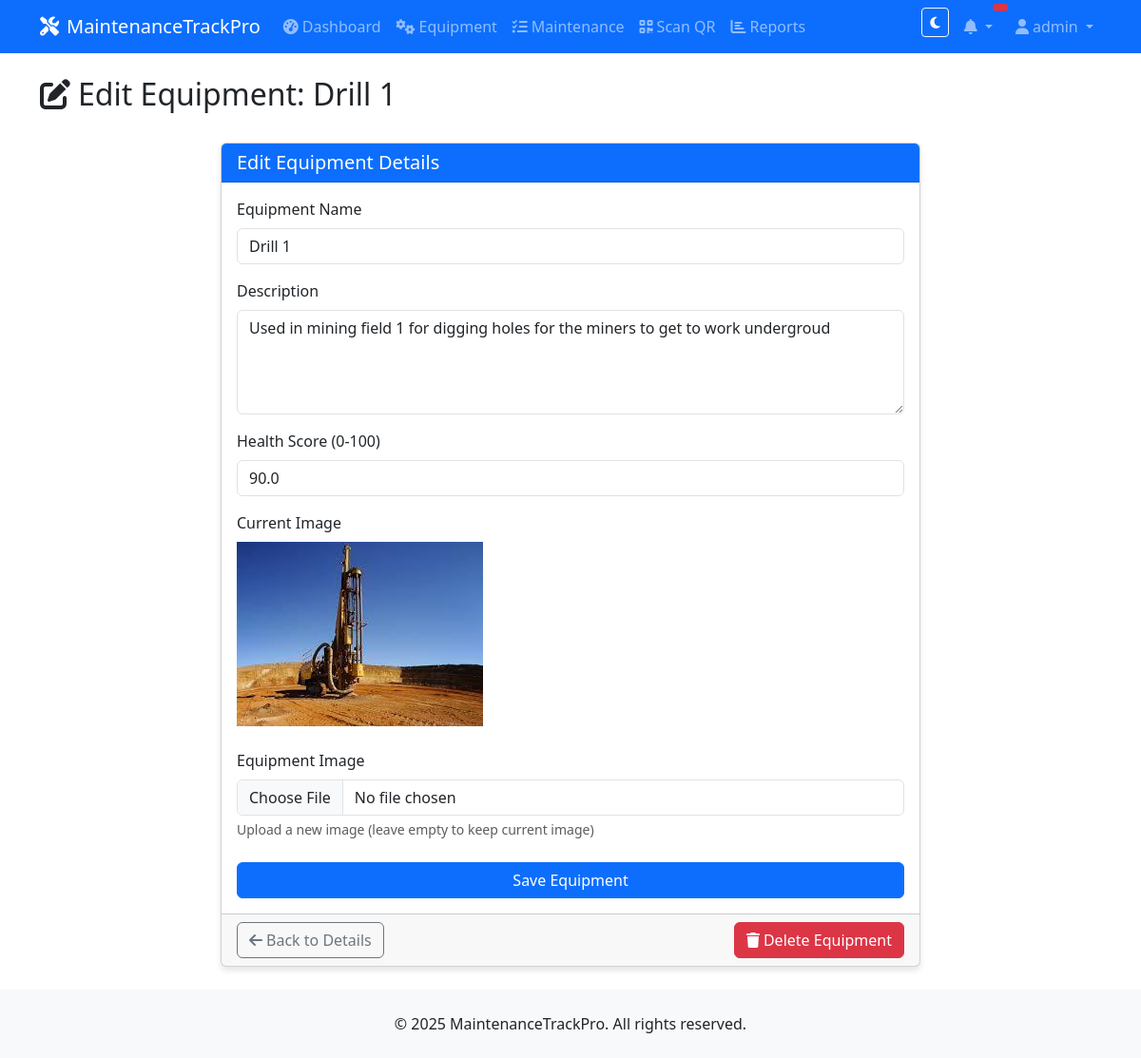
Screenshot of /equipment/edit/1 (signed in) with the database file from the repository.
### app/models/user.py (models this page shows, shortened)
class User(UserMixin, db.Model):
    __tablename__ = 'users'
    id = db.Column(db.Integer, primary_key=True)
    username = db.Column(db.String(64), index=True, unique=True, nullable=False)
    email = db.Column(db.String(120), index=True, unique=True, nullable=False)
    password_hash = db.Column(db.String(128), nullable=False)
    role = db.Column(db.String(20), nullable=False, default='engineer')  # 'boss', 'admin', 'engineer'
    created_at = db.Column(db.DateTime, default=datetime.utcnow)
    updated_at = db.Column(db.DateTime, default=datetime.utcnow, onupdate=datetime.utcnow)
    equipment = db.relationship('Equipment', backref='user', lazy='dynamic')
    maintenance_tasks = db.relationship('Maintenance', backref='user', lazy='dynamic')
    notifications = db.relationship('Notification', backref='user', lazy='dynamic')
    def is_boss(self):
        return self.role == 'boss'
    def is_admin(self):
        return self.role == 'admin'

### app/models/equipment.py (models this page shows, shortened)
class Equipment(db.Model):
    __tablename__ = 'equipment'
    id = db.Column(db.Integer, primary_key=True)
    name = db.Column(db.String(100), nullable=False)
    description = db.Column(db.Text)
    image_path = db.Column(db.String(255))
    qr_code_path = db.Column(db.String(255))
    health_score = db.Column(db.Float, default=lambda: random.uniform(60, 100))
    created_at = db.Column(db.DateTime, default=datetime.utcnow)
    user_id = db.Column(db.Integer, db.ForeignKey('users.id'))
    maintenance_logs = db.relationship('Maintenance', backref='equipment', lazy='dynamic')
    added_by = db.relationship('User', foreign_keys=[user_id], backref=db.backref('added_equipment', lazy='dynamic'))

### app/routes/equipment.py (the view)
@equipment_bp.route('/edit/<int:id>', methods=['GET', 'POST'])
@login_required
def edit(id):
    equipment = Equipment.query.get_or_404(id)
    form = EquipmentForm()
    if form.validate_on_submit():
        equipment.name = form.name.data
        equipment.description = form.description.data
        if form.image.data:
            equipment.image_path = save_equipment_image(form.image.data)
        if form.health_score.data:
            equipment.health_score = form.health_score.data
        db.session.commit()
        flash('Equipment updated successfully!', 'success')
        return redirect(url_for('equipment.view', id=equipment.id))
    elif request.method == 'GET':
        form.name.data = equipment.name
        form.description.data = equipment.description
        form.health_score.data = equipment.health_score
    return render_template('equipment/edit.html', title='Edit Equipment', form=form, equipment=equipment)

### app/forms/equipment_forms.py
class EquipmentForm(FlaskForm):
    name = StringField('Equipment Name', validators=[DataRequired(), Length(min=2, max=100)])
    description = TextAreaField('Description', validators=[Optional(), Length(max=500)])
    image = FileField('Equipment Image', validators=[
        Optional(),
        FileAllowed(['jpg', 'png', 'jpeg'], 'Images only (jpg, png, jpeg)')
    ])
    health_score = FloatField('Health Score (0-100)', validators=[
        Optional(),
        NumberRange(min=0, max=100, message='Health score must be between 0 and 100')
    ])
    submit = SubmitField('Save Equipment')

### app/models/user.py (called while the page is built)
@login_manager.user_loader
def load_user(id):
    return User.query.get(int(id))

### app/templates/equipment/edit.html (shortened to what this page needs)
{% extends 'base.html' %}
{% block content %}
<div class="row mb-4">
    <div class="col-12">
        <h2><i class="fas fa-edit me-2"></i>Edit Equipment: {{ equipment.name }}</h2>
    </div>
</div>
<div class="row">
    <div class="col-md-8 mx-auto">
        <div class="card">
            <div class="card-header bg-primary text-white">
                <h5 class="mb-0">Edit Equipment Details</h5>
            </div>
            <div class="card-body">
                <form method="POST" action="{{ url_for('equipment.edit', id=equipment.id) }}" enctype="multipart/form-data">
                    <div class="mb-3">
                        {{ form.name.label(class="form-label") }}
                        {% if form.name.errors %}
                            {{ form.name(class="form-control is-invalid") }}
                            <div class="invalid-feedback">
                                {% for error in form.name.errors %}
                                    {{ error }}
                                {% endfor %}
                            </div>
                        {% else %}
                            {{ form.name(class="form-control") }}
                        {% endif %}
                    </div>
                    <div class="mb-3">
                        {{ form.description.label(class="form-label") }}
                        {% if form.description.errors %}
                            {{ form.description(class="form-control is-invalid", rows=4) }}
                            <div class="invalid-feedback">
                                {% for error in form.description.errors %}
                                    {{ error }}
                                {% endfor %}
                            </div>
                        {% else %}
                            {{ form.description(class="form-control", rows=4) }}
                        {% endif %}
                    </div>
                    <div class="mb-3">
                        {{ form.health_score.label(class="form-label") }}
                        {% if form.health_score.errors %}
                            {{ form.health_score(class="form-control is-invalid") }}
                            <div class="invalid-feedback">
                                {% for error in form.health_score.errors %}
                                    {{ error }}
                                {% endfor %}
                            </div>
                        {% else %}
                            {{ form.health_score(class="form-control") }}
                        {% endif %}
                    </div>
                    {% if equipment.image_path %}
                        <div class="mb-3">
                            <label class="form-label">Current Image</label>
                            <div>
                                <img src="{{ url_for('static', filename=equipment.image_path) }}" alt="{{ equipment.name }}" class="img-fluid mb-2" style="max-height: 200px;">
                            </div>
                        </div>
                    {% endif %}
                    <div class="mb-3">
                        {{ form.image.label(class="form-label") }}
                        {{ form.image(class="form-control") }}
                        <div class="form-text">Upload a new image (leave empty to keep current image)</div>
                    </div>
                    <div class="d-grid mt-4">
                        {{ form.submit(class="btn btn-primary") }}
                    </div>
                </form>
            </div>
            <div class="card-footer d-flex justify-content-between">
                <a href="{{ url_for('equipment.view', id=equipment.id) }}" class="btn btn-outline-secondary">
                    <i class="fas fa-arrow-left me-1"></i>Back to Details
                </a>
                {% if current_user.is_admin() or current_user.is_boss() %}
                    <a href="{{ url_for('equipment.delete', id=equipment.id) }}" class="btn btn-danger" onclick="return confirm('Are you sure you want to delete this equipment? This action cannot be undone.');">
                        <i class="fas fa-trash me-1"></i>Delete Equipment
                    </a>
                {% endif %}
            </div>
        </div>
    </div>
</div>
{% endblock %}

### app/templates/base.html (shortened to what this page needs)
<!DOCTYPE html>
<html lang="en" data-bs-theme="light">
<head>
    <link href="https://cdn.jsdelivr.net/npm/bootstrap@5.3.0/dist/css/bootstrap.min.css" rel="stylesheet">
    <link rel="stylesheet" href="https://cdnjs.cloudflare.com/ajax/libs/font-awesome/6.4.0/css/all.min.css">
    <link rel="stylesheet" href="https://cdnjs.cloudflare.com/ajax/libs/animate.css/4.1.1/animate.min.css">
    <link rel="stylesheet" href="{{ url_for('static', filename='css/style.css') }}">
    <link rel="stylesheet" href="{{ url_for('static', filename='css/animations.css') }}">
    <link rel="stylesheet" href="{{ url_for('static', filename='css/dark-mode.css') }}">
</head>
<body class="page-enter page-enter-active">
    <nav class="navbar navbar-expand-lg navbar-dark bg-primary">
        <div class="container">
            <a class="navbar-brand" href="{{ url_for('dashboard.index') }}">
                <i class="fas fa-tools me-2"></i>MaintenanceTrackPro
            </a>
            <div class="collapse navbar-collapse" id="navbarNav">
                <ul class="navbar-nav me-auto">
                    {% if current_user.is_authenticated %}
                        <li class="nav-item">
                            <a class="nav-link" href="{{ url_for('dashboard.index') }}">
                                <i class="fas fa-tachometer-alt me-1"></i>Dashboard
                            </a>
                        </li>
                        <li class="nav-item">
                            <a class="nav-link" href="{{ url_for('equipment.index') }}">
                                <i class="fas fa-cogs me-1"></i>Equipment
                            </a>
                        </li>
                        <li class="nav-item">
                            <a class="nav-link" href="{{ url_for('maintenance.index') }}">
                                <i class="fas fa-tasks me-1"></i>Maintenance
                            </a>
                        </li>
                        <li class="nav-item">
                            <a class="nav-link" href="{{ url_for('equipment.scanner') }}">
                                <i class="fas fa-qrcode me-1"></i>Scan QR
                            </a>
                        </li>
                        {% if current_user.is_boss() or current_user.is_admin() %}
                        <li class="nav-item">
                            <a class="nav-link" href="{{ url_for('reports.index') }}">
                                <i class="fas fa-chart-bar me-1"></i>Reports
                            </a>
                        </li>
                        {% endif %}
                    {% endif %}
                </ul>
                <ul class="navbar-nav">
                    <li class="nav-item me-2">
                        <button id="theme-toggle" class="btn btn-outline-light btn-sm">
                            <i class="fas fa-moon" id="dark-icon"></i>
                        </button>
                    </li>
                    {% if current_user.is_authenticated %}
                        <li class="nav-item dropdown me-2">
                            <a class="nav-link dropdown-toggle position-relative" href="#" role="button" data-bs-toggle="dropdown">
                                <i class="fas fa-bell"></i>
                                <span id="notification-badge" class="position-absolute top-0 start-100 translate-middle badge rounded-pill bg-danger">
                                </span>
                            </a>
                        </li>
                        <li class="nav-item dropdown">
                            <a class="nav-link dropdown-toggle" href="#" role="button" data-bs-toggle="dropdown">
                                <i class="fas fa-user me-1"></i>{{ current_user.username }}
                            </a>
                        </li>
                    {% endif %}
                </ul>
            </div>
        </div>
    </nav>
    <main class="container my-4 fade-in">
        {% block content %}{% endblock %}
    </main>
    <footer class="bg-light py-4 mt-auto">
        <div class="container text-center">
            <p class="mb-0">&copy; 2025 MaintenanceTrackPro. All rights reserved.</p>
        </div>
    </footer>
</body>
</html>

### app/static/css/style.css (style rules this page uses)
body { display: flex; flex-direction: column; min-height: 100vh; }
main { flex: 1; }
.card { box-shadow: 0 4px 6px rgba(0, 0, 0, 0.1); transition: transform 0.3s ease-in-out; height: 100%; }

### app/static/css/animations.css (style rules this page uses)
.fade-in { animation: fadeIn 0.5s ease-in-out forwards; }
.page-enter { opacity: 0; transform: translateY(20px); }
.page-enter-active { opacity: 1; transform: translateY(0); transition: opacity 300ms, transform 300ms; }
.card { transition: transform 0.3s ease, box-shadow 0.3s ease; }
.btn { transition: all 0.3s ease; }

### app/static/css/dark-mode.css (style rules this page uses)
[data-bs-theme="light"] { --custom-card-bg: #ffffff; --custom-card-border: #dee2e6; --custom-hover-bg: #f8f9fa; --custom-text-muted: #6c757d; }

### rows the page displays
User: username "admin"
Equipment: name "Drill 1", description "Used in mining field 1 for digging holes for the miners to get to work undergroud", health_score "90.0", image_path (picture)
